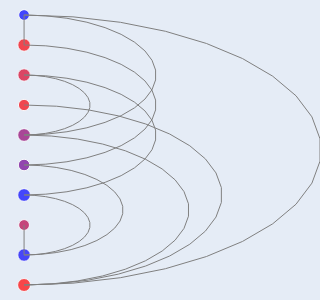

Write notebook code for a chart like this one.
### Code cell
SemiCircleViewer(g).draw(300)

### Figure 1 — Plotly figure (JSON) as saved in the notebook; plotly's stock layout.template omitted (floating-point values rounded to 4 significant figures)
{"data": [{"customdata": [["0", [490, 700, 280], 1760, 2130], ["1", [930, 850, 940], 6900, 8480], ["2", [670, 300, 260], 6720, 7130], ["3", [970, 550, 330], 2690, 8410], ["4", [570, 240, 580], 8110, 4770], ["5", [570, 960, 600], 3150, 3980], ["6", [630, 900, 930], 8090, 2140], ["7", [340, 650, 80], 1870, 5970], ["8", [240, 420, 100], 7310, 2190], ["9", [990, 490, 250], 9340, 8920]], "hovertemplate": "Name: %{customdata[0]}<br>Activations: %{customdata[1]}<br>Parameters: %{customdata[2]}<br>FLOPS: %{customdata[3]}", "marker": {"color": [3.328, 3.928, 3.853, 3.925, 3.679, 3.6, 3.33, 3.776, 3.34, 3.95], "colorscale": [[0, "rgb(0,0,255)"], [1, "rgb(255,0,0)"]], "size": [10.74, 12.52, 12.48, 11.29, 12.73, 11.49, 12.72, 10.82, 12.59, 12.91]}, "mode": "markers", "showlegend": false, "type": "scatter", "x": [0, 0, 0, 0, 0, 0, 0, 0, 0, 0], "y": [0, 1, 2, 3, 4, 5, 6, 7, 8, 9]}, {"hoverinfo": "skip", "hovertemplate": "Connection 0<br>Nodes: 0-1<br><extra></extra>", "line": {"color": "gray", "width": 1}, "mode": "lines", "showlegend": false, "type": "scatter", "x": [0, 0, 0], "y": [0, 0.5, 1]}, {"hoverinfo": "skip", "hovertemplate": "Connection 1<br>Nodes: 0-4<br><extra></extra>", "line": {"color": "gray", "width": 1}, "mode": "lines", "showlegend": false, "type": "scatter", "x": [1.225e-16, 0.3292, 0.6494, 0.9519, 1.228, 1.471, 1.674, 1.832, 1.939, 1.993, 1.993, 1.939, 1.832, 1.674, 1.471, 1.228, 0.9519, 0.6494, 0.3292, 1.225e-16], "y": [4, 3.973, 3.892, 3.759, 3.578, 3.355, 3.094, 2.803, 2.491, 2.165, 1.835, 1.509, 1.197, 0.9061, 0.6454, 0.4217, 0.2411, 0.1084, 0.02728, 0]}, {"hoverinfo": "skip", "hovertemplate": "Connection 2<br>Nodes: 0-9<br><extra></extra>", "line": {"color": "gray", "width": 1}, "mode": "lines", "showlegend": false, "type": "scatter", "x": [2.755e-16, 0.7407, 1.461, 2.142, 2.764, 3.311, 3.767, 4.121, 4.362, 4.485, 4.485, 4.362, 4.121, 3.767, 3.311, 2.764, 2.142, 1.461, 0.7407, 2.755e-16], "y": [9, 8.939, 8.756, 8.458, 8.051, 7.548, 6.961, 6.308, 5.605, 4.872, 4.128, 3.395, 2.692, 2.039, 1.452, 0.9489, 0.5424, 0.2438, 0.06137, 0]}, {"hoverinfo": "skip", "hovertemplate": "Connection 3<br>Nodes: 1-5<br><extra></extra>", "line": {"color": "gray", "width": 1}, "mode": "lines", "showlegend": false, "type": "scatter", "x": [1.225e-16, 0.3292, 0.6494, 0.9519, 1.228, 1.471, 1.674, 1.832, 1.939, 1.993, 1.993, 1.939, 1.832, 1.674, 1.471, 1.228, 0.9519, 0.6494, 0.3292, 1.225e-16], "y": [5, 4.973, 4.892, 4.759, 4.578, 4.355, 4.094, 3.803, 3.491, 3.165, 2.835, 2.509, 2.197, 1.906, 1.645, 1.422, 1.241, 1.108, 1.027, 1]}, {"hoverinfo": "skip", "hovertemplate": "Connection 4<br>Nodes: 2-4<br><extra></extra>", "line": {"color": "gray", "width": 1}, "mode": "lines", "showlegend": false, "type": "scatter", "x": [6.123e-17, 0.1646, 0.3247, 0.4759, 0.6142, 0.7357, 0.8372, 0.9158, 0.9694, 0.9966, 0.9966, 0.9694, 0.9158, 0.8372, 0.7357, 0.6142, 0.4759, 0.3247, 0.1646, 6.123e-17], "y": [4, 3.986, 3.946, 3.879, 3.789, 3.677, 3.547, 3.402, 3.245, 3.083, 2.917, 2.755, 2.598, 2.453, 2.323, 2.211, 2.121, 2.054, 2.014, 2]}, {"hoverinfo": "skip", "hovertemplate": "Connection 5<br>Nodes: 2-6<br><extra></extra>", "line": {"color": "gray", "width": 1}, "mode": "lines", "showlegend": false, "type": "scatter", "x": [1.225e-16, 0.3292, 0.6494, 0.9519, 1.228, 1.471, 1.674, 1.832, 1.939, 1.993, 1.993, 1.939, 1.832, 1.674, 1.471, 1.228, 0.9519, 0.6494, 0.3292, 1.225e-16], "y": [6, 5.973, 5.892, 5.759, 5.578, 5.355, 5.094, 4.803, 4.491, 4.165, 3.835, 3.509, 3.197, 2.906, 2.645, 2.422, 2.241, 2.108, 2.027, 2]}, {"hoverinfo": "skip", "hovertemplate": "Connection 6<br>Nodes: 3-9<br><extra></extra>", "line": {"color": "gray", "width": 1}, "mode": "lines", "showlegend": false, "type": "scatter", "x": [1.837e-16, 0.4938, 0.9741, 1.428, 1.843, 2.207, 2.511, 2.747, 2.908, 2.99, 2.99, 2.908, 2.747, 2.511, 2.207, 1.843, 1.428, 0.9741, 0.4938, 1.837e-16], "y": [9, 8.959, 8.837, 8.638, 8.367, 8.032, 7.641, 7.205, 6.736, 6.248, 5.752, 5.264, 4.795, 4.359, 3.968, 3.633, 3.362, 3.163, 3.041, 3]}, {"hoverinfo": "skip", "hovertemplate": "Connection 7<br>Nodes: 4-9<br><extra></extra>", "line": {"color": "gray", "width": 1}, "mode": "lines", "showlegend": false, "type": "scatter", "x": [1.531e-16, 0.4115, 0.8117, 1.19, 1.536, 1.839, 2.093, 2.289, 2.424, 2.491, 2.491, 2.424, 2.289, 2.093, 1.839, 1.536, 1.19, 0.8117, 0.4115, 1.531e-16], "y": [9, 8.966, 8.865, 8.699, 8.473, 8.193, 7.867, 7.504, 7.114, 6.706, 6.294, 5.886, 5.496, 5.133, 4.807, 4.527, 4.301, 4.135, 4.034, 4]}, {"hoverinfo": "skip", "hovertemplate": "Connection 8<br>Nodes: 5-8<br><extra></extra>", "line": {"color": "gray", "width": 1}, "mode": "lines", "showlegend": false, "type": "scatter", "x": [9.185e-17, 0.2469, 0.487, 0.7139, 0.9213, 1.104, 1.256, 1.374, 1.454, 1.495, 1.495, 1.454, 1.374, 1.256, 1.104, 0.9213, 0.7139, 0.487, 0.2469, 9.185e-17], "y": [8, 7.98, 7.919, 7.819, 7.684, 7.516, 7.32, 7.103, 6.868, 6.624, 6.376, 6.132, 5.897, 5.68, 5.484, 5.316, 5.181, 5.081, 5.02, 5]}, {"hoverinfo": "skip", "hovertemplate": "Connection 9<br>Nodes: 6-8<br><extra></extra>", "line": {"color": "gray", "width": 1}, "mode": "lines", "showlegend": false, "type": "scatter", "x": [6.123e-17, 0.1646, 0.3247, 0.4759, 0.6142, 0.7357, 0.8372, 0.9158, 0.9694, 0.9966, 0.9966, 0.9694, 0.9158, 0.8372, 0.7357, 0.6142, 0.4759, 0.3247, 0.1646, 6.123e-17], "y": [8, 7.986, 7.946, 7.879, 7.789, 7.677, 7.547, 7.402, 7.245, 7.083, 6.917, 6.755, 6.598, 6.453, 6.323, 6.211, 6.121, 6.054, 6.014, 6]}, {"hoverinfo": "skip", "hovertemplate": "Connection 10<br>Nodes: 7-8<br><extra></extra>", "line": {"color": "gray", "width": 1}, "mode": "lines", "showlegend": false, "type": "scatter", "x": [0, 0, 0], "y": [7, 7.5, 8]}], "layout": {"height": 300, "margin": {"b": 0, "l": 0, "r": 0, "t": 0}, "modebar": {"orientation": "v", "remove": ["toimage", "select", "lasso", "zoomin", "zoomout"]}, "width": 300, "xaxis": {"showgrid": false, "tickmode": "array", "tickvals": [], "zeroline": false}, "yaxis": {"range": [9.5, -0.5], "showgrid": false, "tickmode": "array", "tickvals": [], "zeroline": false}}}
